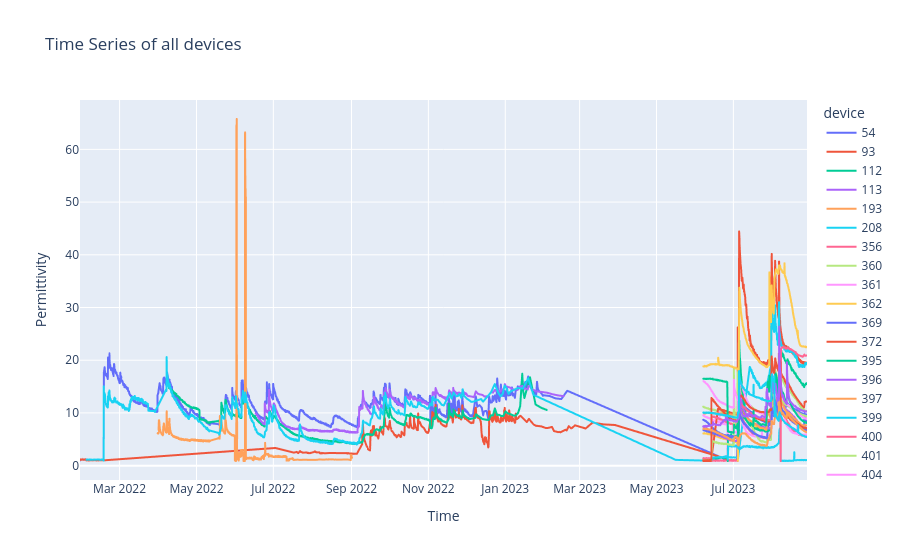

This figure's notebook cell:
### Markdown cell above
# 2.1 Visualize Time Series

### Code cell
df_visual = df_fact_sensor.copy()
df_visual.sort_values(by=['device', 'gateway_receive_time'], inplace=True)

fig = px.line(df_visual, x='gateway_receive_time', y='value', color='device', title='Time Series of all devices',
              labels={'value': 'Permittivity', 'gateway_receive_time': 'Time'},
              line_group='device', hover_name='device')

fig.show()

### Figure 1 — Plotly figure (JSON) as saved in the notebook; plotly's stock layout.template omitted (floating-point values rounded to 4 significant figures; data arrays with more than 128 entries replaced by an {"elided": "..."} marker saying what was removed)
{"data": [{"hovertemplate": "<b>%{hovertext}</b><br><br>device=54<br>Time=%{x}<br>Permittivity=%{y}<extra></extra>", "hovertext": {"elided": "3388 int values"}, "legendgroup": "54", "line": {"color": "#636efa", "dash": "solid"}, "marker": {"symbol": "circle"}, "mode": "lines", "name": "54", "showlegend": true, "type": "scattergl", "x": {"elided": "3388 str values"}, "xaxis": "x", "y": {"elided": "3388 float values"}, "yaxis": "y"}, {"hovertemplate": "<b>%{hovertext}</b><br><br>device=93<br>Time=%{x}<br>Permittivity=%{y}<extra></extra>", "hovertext": {"elided": "1433 int values"}, "legendgroup": "93", "line": {"color": "#EF553B", "dash": "solid"}, "marker": {"symbol": "circle"}, "mode": "lines", "name": "93", "showlegend": true, "type": "scattergl", "x": {"elided": "1433 str values"}, "xaxis": "x", "y": {"elided": "1433 float values"}, "yaxis": "y"}, {"hovertemplate": "<b>%{hovertext}</b><br><br>device=112<br>Time=%{x}<br>Permittivity=%{y}<extra></extra>", "hovertext": {"elided": "2000 int values"}, "legendgroup": "112", "line": {"color": "#00cc96", "dash": "solid"}, "marker": {"symbol": "circle"}, "mode": "lines", "name": "112", "showlegend": true, "type": "scattergl", "x": {"elided": "2000 str values"}, "xaxis": "x", "y": {"elided": "2000 float values"}, "yaxis": "y"}, {"hovertemplate": "<b>%{hovertext}</b><br><br>device=113<br>Time=%{x}<br>Permittivity=%{y}<extra></extra>", "hovertext": {"elided": "2000 int values"}, "legendgroup": "113", "line": {"color": "#ab63fa", "dash": "solid"}, "marker": {"symbol": "circle"}, "mode": "lines", "name": "113", "showlegend": true, "type": "scattergl", "x": {"elided": "2000 str values"}, "xaxis": "x", "y": {"elided": "2000 float values"}, "yaxis": "y"}, {"hovertemplate": "<b>%{hovertext}</b><br><br>device=193<br>Time=%{x}<br>Permittivity=%{y}<extra></extra>", "hovertext": {"elided": "2000 int values"}, "legendgroup": "193", "line": {"color": "#FFA15A", "dash": "solid"}, "marker": {"symbol": "circle"}, "mode": "lines", "name": "193", "showlegend": true, "type": "scattergl", "x": {"elided": "2000 str values"}, "xaxis": "x", "y": {"elided": "2000 float values"}, "yaxis": "y"}, {"hovertemplate": "<b>%{hovertext}</b><br><br>device=208<br>Time=%{x}<br>Permittivity=%{y}<extra></extra>", "hovertext": {"elided": "2088 int values"}, "legendgroup": "208", "line": {"color": "#19d3f3", "dash": "solid"}, "marker": {"symbol": "circle"}, "mode": "lines", "name": "208", "showlegend": true, "type": "scattergl", "x": {"elided": "2088 str values"}, "xaxis": "x", "y": {"elided": "2088 float values"}, "yaxis": "y"}, {"hovertemplate": "<b>%{hovertext}</b><br><br>device=356<br>Time=%{x}<br>Permittivity=%{y}<extra></extra>", "hovertext": {"elided": "478 int values"}, "legendgroup": "356", "line": {"color": "#FF6692", "dash": "solid"}, "marker": {"symbol": "circle"}, "mode": "lines", "name": "356", "showlegend": true, "type": "scattergl", "x": {"elided": "478 str values"}, "xaxis": "x", "y": {"elided": "478 float values"}, "yaxis": "y"}, {"hovertemplate": "<b>%{hovertext}</b><br><br>device=360<br>Time=%{x}<br>Permittivity=%{y}<extra></extra>", "hovertext": {"elided": "482 int values"}, "legendgroup": "360", "line": {"color": "#B6E880", "dash": "solid"}, "marker": {"symbol": "circle"}, "mode": "lines", "name": "360", "showlegend": true, "type": "scattergl", "x": {"elided": "482 str values"}, "xaxis": "x", "y": {"elided": "482 float values"}, "yaxis": "y"}, {"hovertemplate": "<b>%{hovertext}</b><br><br>device=361<br>Time=%{x}<br>Permittivity=%{y}<extra></extra>", "hovertext": {"elided": "471 int values"}, "legendgroup": "361", "line": {"color": "#FF97FF", "dash": "solid"}, "marker": {"symbol": "circle"}, "mode": "lines", "name": "361", "showlegend": true, "type": "scattergl", "x": {"elided": "471 str values"}, "xaxis": "x", "y": {"elided": "471 float values"}, "yaxis": "y"}, {"hovertemplate": "<b>%{hovertext}</b><br><br>device=362<br>Time=%{x}<br>Permittivity=%{y}<extra></extra>", "hovertext": {"elided": "407 int values"}, "legendgroup": "362", "line": {"color": "#FECB52", "dash": "solid"}, "marker": {"symbol": "circle"}, "mode": "lines", "name": "362", "showlegend": true, "type": "scattergl", "x": {"elided": "407 str values"}, "xaxis": "x", "y": {"elided": "407 float values"}, "yaxis": "y"}, {"hovertemplate": "<b>%{hovertext}</b><br><br>device=369<br>Time=%{x}<br>Permittivity=%{y}<extra></extra>", "hovertext": {"elided": "476 int values"}, "legendgroup": "369", "line": {"color": "#636efa", "dash": "solid"}, "marker": {"symbol": "circle"}, "mode": "lines", "name": "369", "showlegend": true, "type": "scattergl", "x": {"elided": "476 str values"}, "xaxis": "x", "y": {"elided": "476 float values"}, "yaxis": "y"}, {"hovertemplate": "<b>%{hovertext}</b><br><br>device=372<br>Time=%{x}<br>Permittivity=%{y}<extra></extra>", "hovertext": {"elided": "265 int values"}, "legendgroup": "372", "line": {"color": "#EF553B", "dash": "solid"}, "marker": {"symbol": "circle"}, "mode": "lines", "name": "372", "showlegend": true, "type": "scattergl", "x": {"elided": "265 str values"}, "xaxis": "x", "y": {"elided": "265 float values"}, "yaxis": "y"}, {"hovertemplate": "<b>%{hovertext}</b><br><br>device=395<br>Time=%{x}<br>Permittivity=%{y}<extra></extra>", "hovertext": {"elided": "435 int values"}, "legendgroup": "395", "line": {"color": "#00cc96", "dash": "solid"}, "marker": {"symbol": "circle"}, "mode": "lines", "name": "395", "showlegend": true, "type": "scattergl", "x": {"elided": "435 str values"}, "xaxis": "x", "y": {"elided": "435 float values"}, "yaxis": "y"}, {"hovertemplate": "<b>%{hovertext}</b><br><br>device=396<br>Time=%{x}<br>Permittivity=%{y}<extra></extra>", "hovertext": {"elided": "426 int values"}, "legendgroup": "396", "line": {"color": "#ab63fa", "dash": "solid"}, "marker": {"symbol": "circle"}, "mode": "lines", "name": "396", "showlegend": true, "type": "scattergl", "x": {"elided": "426 str values"}, "xaxis": "x", "y": {"elided": "426 float values"}, "yaxis": "y"}, {"hovertemplate": "<b>%{hovertext}</b><br><br>device=397<br>Time=%{x}<br>Permittivity=%{y}<extra></extra>", "hovertext": {"elided": "280 int values"}, "legendgroup": "397", "line": {"color": "#FFA15A", "dash": "solid"}, "marker": {"symbol": "circle"}, "mode": "lines", "name": "397", "showlegend": true, "type": "scattergl", "x": {"elided": "280 str values"}, "xaxis": "x", "y": {"elided": "280 float values"}, "yaxis": "y"}, {"hovertemplate": "<b>%{hovertext}</b><br><br>device=399<br>Time=%{x}<br>Permittivity=%{y}<extra></extra>", "hovertext": {"elided": "455 int values"}, "legendgroup": "399", "line": {"color": "#19d3f3", "dash": "solid"}, "marker": {"symbol": "circle"}, "mode": "lines", "name": "399", "showlegend": true, "type": "scattergl", "x": {"elided": "455 str values"}, "xaxis": "x", "y": {"elided": "455 float values"}, "yaxis": "y"}, {"hovertemplate": "<b>%{hovertext}</b><br><br>device=400<br>Time=%{x}<br>Permittivity=%{y}<extra></extra>", "hovertext": {"elided": "374 int values"}, "legendgroup": "400", "line": {"color": "#FF6692", "dash": "solid"}, "marker": {"symbol": "circle"}, "mode": "lines", "name": "400", "showlegend": true, "type": "scattergl", "x": {"elided": "374 str values"}, "xaxis": "x", "y": {"elided": "374 float values"}, "yaxis": "y"}, {"hovertemplate": "<b>%{hovertext}</b><br><br>device=401<br>Time=%{x}<br>Permittivity=%{y}<extra></extra>", "hovertext": {"elided": "419 int values"}, "legendgroup": "401", "line": {"color": "#B6E880", "dash": "solid"}, "marker": {"symbol": "circle"}, "mode": "lines", "name": "401", "showlegend": true, "type": "scattergl", "x": {"elided": "419 str values"}, "xaxis": "x", "y": {"elided": "419 float values"}, "yaxis": "y"}, {"hovertemplate": "<b>%{hovertext}</b><br><br>device=404<br>Time=%{x}<br>Permittivity=%{y}<extra></extra>", "hovertext": {"elided": "340 int values"}, "legendgroup": "404", "line": {"color": "#FF97FF", "dash": "solid"}, "marker": {"symbol": "circle"}, "mode": "lines", "name": "404", "showlegend": true, "type": "scattergl", "x": {"elided": "340 str values"}, "xaxis": "x", "y": {"elided": "340 float values"}, "yaxis": "y"}, {"hovertemplate": "<b>%{hovertext}</b><br><br>device=405<br>Time=%{x}<br>Permittivity=%{y}<extra></extra>", "hovertext": {"elided": "358 int values"}, "legendgroup": "405", "line": {"color": "#FECB52", "dash": "solid"}, "marker": {"symbol": "circle"}, "mode": "lines", "name": "405", "showlegend": true, "type": "scattergl", "x": {"elided": "358 str values"}, "xaxis": "x", "y": {"elided": "358 float values"}, "yaxis": "y"}, {"hovertemplate": "<b>%{hovertext}</b><br><br>device=408<br>Time=%{x}<br>Permittivity=%{y}<extra></extra>", "hovertext": {"elided": "481 int values"}, "legendgroup": "408", "line": {"color": "#636efa", "dash": "solid"}, "marker": {"symbol": "circle"}, "mode": "lines", "name": "408", "showlegend": true, "type": "scattergl", "x": {"elided": "481 str values"}, "xaxis": "x", "y": {"elided": "481 float values"}, "yaxis": "y"}, {"hovertemplate": "<b>%{hovertext}</b><br><br>device=410<br>Time=%{x}<br>Permittivity=%{y}<extra></extra>", "hovertext": {"elided": "447 int values"}, "legendgroup": "410", "line": {"color": "#EF553B", "dash": "solid"}, "marker": {"symbol": "circle"}, "mode": "lines", "name": "410", "showlegend": true, "type": "scattergl", "x": {"elided": "447 str values"}, "xaxis": "x", "y": {"elided": "447 float values"}, "yaxis": "y"}, {"hovertemplate": "<b>%{hovertext}</b><br><br>device=414<br>Time=%{x}<br>Permittivity=%{y}<extra></extra>", "hovertext": {"elided": "345 int values"}, "legendgroup": "414", "line": {"color": "#00cc96", "dash": "solid"}, "marker": {"symbol": "circle"}, "mode": "lines", "name": "414", "showlegend": true, "type": "scattergl", "x": {"elided": "345 str values"}, "xaxis": "x", "y": {"elided": "345 float values"}, "yaxis": "y"}, {"hovertemplate": "<b>%{hovertext}</b><br><br>device=415<br>Time=%{x}<br>Permittivity=%{y}<extra></extra>", "hovertext": {"elided": "402 int values"}, "legendgroup": "415", "line": {"color": "#ab63fa", "dash": "solid"}, "marker": {"symbol": "circle"}, "mode": "lines", "name": "415", "showlegend": true, "type": "scattergl", "x": {"elided": "402 str values"}, "xaxis": "x", "y": {"elided": "402 float values"}, "yaxis": "y"}, {"hovertemplate": "<b>%{hovertext}</b><br><br>device=416<br>Time=%{x}<br>Permittivity=%{y}<extra></extra>", "hovertext": {"elided": "466 int values"}, "legendgroup": "416", "line": {"color": "#FFA15A", "dash": "solid"}, "marker": {"symbol": "circle"}, "mode": "lines", "name": "416", "showlegend": true, "type": "scattergl", "x": {"elided": "466 str values"}, "xaxis": "x", "y": {"elided": "466 float values"}, "yaxis": "y"}, {"hovertemplate": "<b>%{hovertext}</b><br><br>device=418<br>Time=%{x}<br>Permittivity=%{y}<extra></extra>", "hovertext": {"elided": "423 int values"}, "legendgroup": "418", "line": {"color": "#19d3f3", "dash": "solid"}, "marker": {"symbol": "circle"}, "mode": "lines", "name": "418", "showlegend": true, "type": "scattergl", "x": {"elided": "423 str values"}, "xaxis": "x", "y": {"elided": "423 float values"}, "yaxis": "y"}], "layout": {"legend": {"title": {"text": "device"}, "tracegroupgap": 0}, "title": {"text": "Time Series of all devices"}, "xaxis": {"anchor": "y", "domain": [0, 1], "title": {"text": "Time"}}, "yaxis": {"anchor": "x", "domain": [0, 1], "title": {"text": "Permittivity"}}}}
